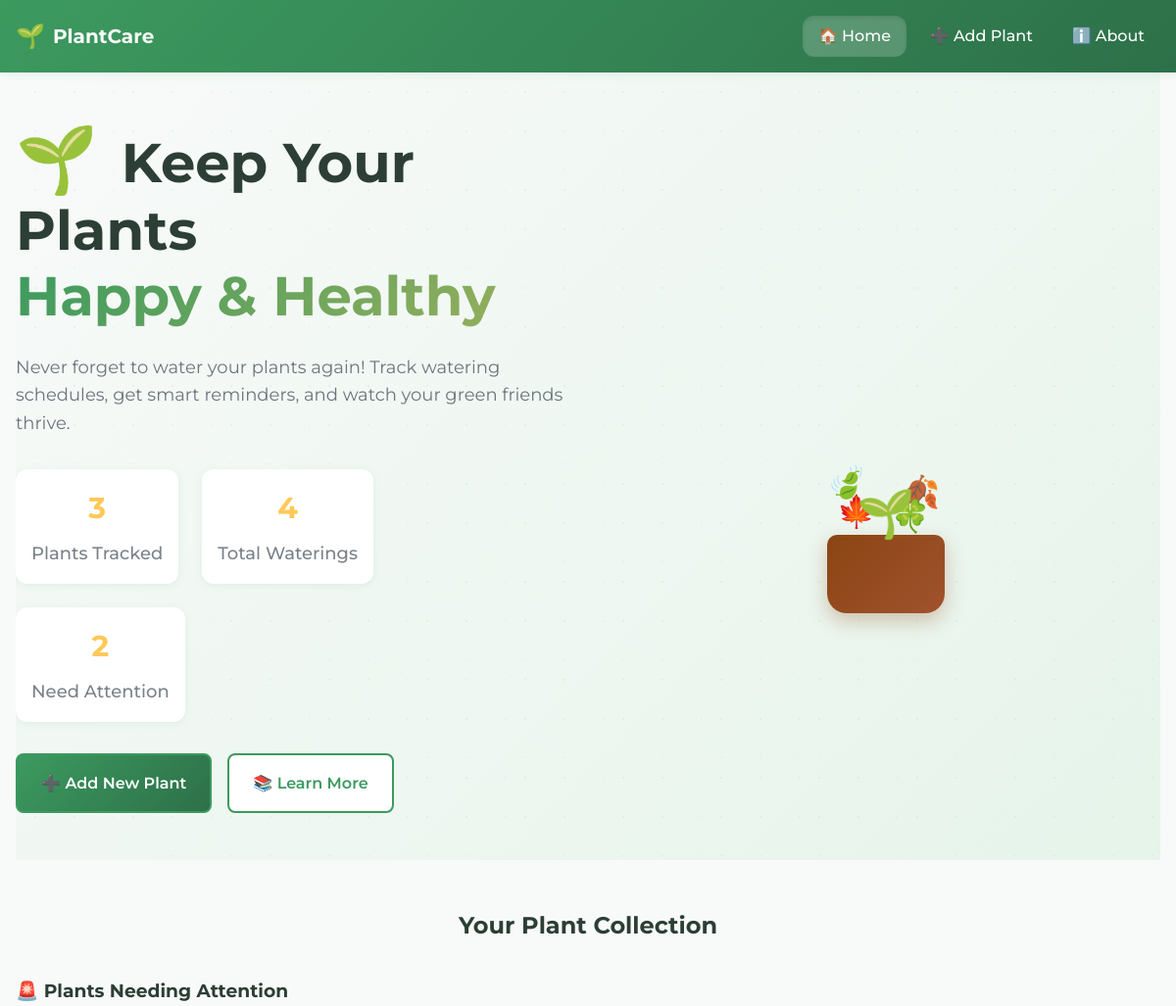
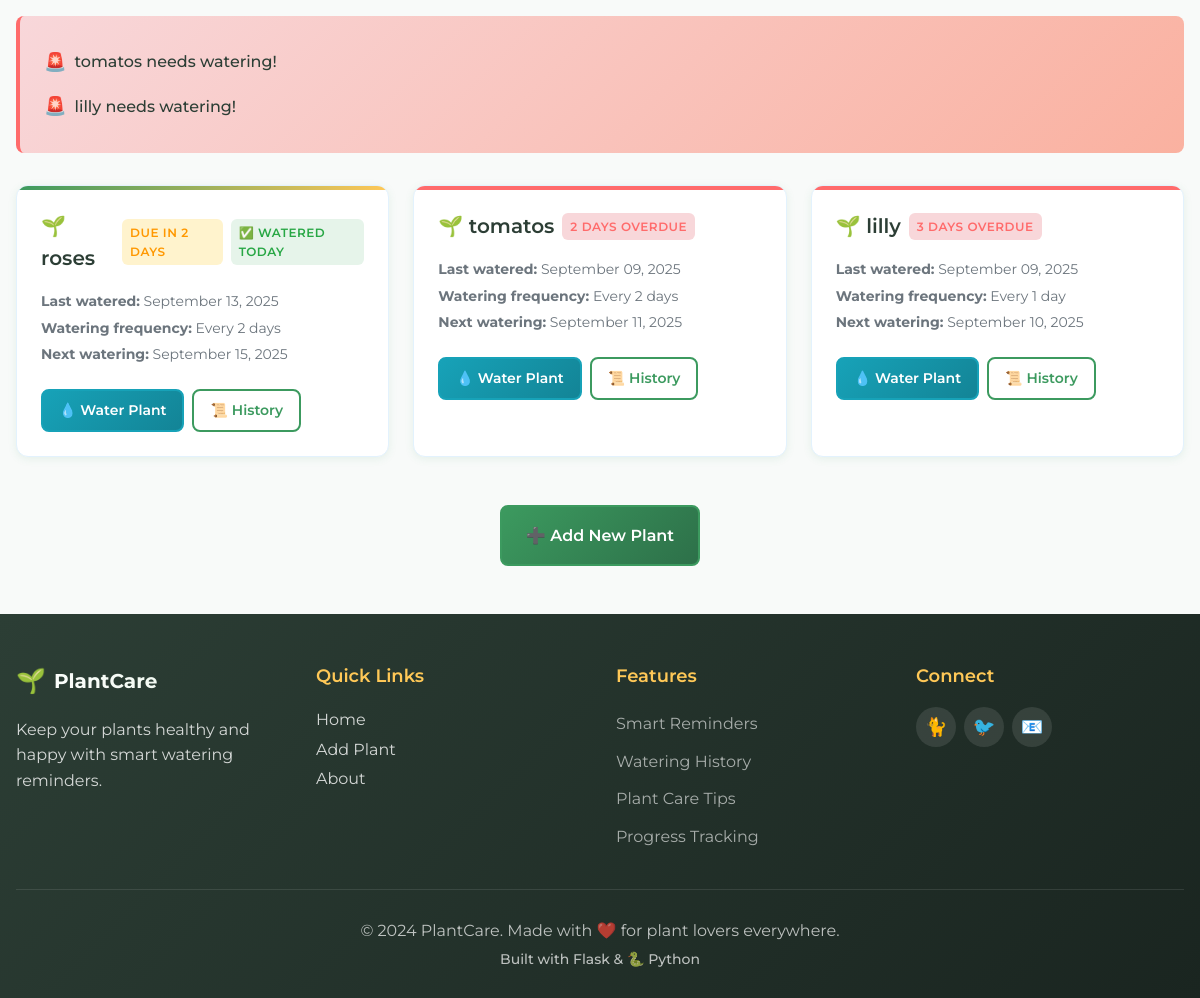
The page / on the database its author committed (2 pictures, top to bottom).
### app.py (models this page shows)
class Plant(db.Model):
    id = db.Column(db.Integer, primary_key=True)
    name = db.Column(db.String(100), nullable=False)
    frequency = db.Column(db.Integer, nullable=False)  # days
    last_watered = db.Column(db.Date, default=datetime.date.today)

### app.py (the view)
@app.route('/')
def index():
    plants = Plant.query.all()
    today = datetime.date.today()
    alerts = []
    plant_data = []
    for plant in plants:
        due_date = plant.last_watered + datetime.timedelta(days=plant.frequency)
        days_until_due = (due_date - today).days
        if days_until_due < 0:
            status = 'overdue'
            status_text = f'{abs(days_until_due)} days overdue'
            alerts.append(plant.name)
        elif days_until_due == 0:
            status = 'due_today'
            status_text = 'Due today'
            alerts.append(plant.name)
        elif days_until_due <= 2:
            status = 'due_soon'
            status_text = f'Due in {days_until_due} day{"s" if days_until_due > 1 else ""}'
        else:
            status = 'healthy'
            status_text = f'Due in {days_until_due} days'
        watered_today = plant.last_watered == today
        plant_info = {
            'plant': plant,
            'due_date': due_date,
            'days_until_due': days_until_due,
            'status': status,
            'status_text': status_text,
            'watered_today': watered_today,
            'last_watered_human': plant.last_watered.strftime('%B %d, %Y')
        }
        plant_data.append(plant_info)
    return render_template("index.html", plant_data=plant_data, alerts=alerts)

### templates/index.html (shortened to what this page needs)
{% extends "base.html" %}
{% block content %}
<section class="hero-section">
    <div class="hero-content">
        <div class="hero-text">
            <h1 class="hero-title">
                <span class="hero-emoji">🌱</span>
                Keep Your Plants
                <span class="hero-highlight">Happy & Healthy</span>
            </h1>
            <p class="hero-subtitle">
                Never forget to water your plants again! Track watering schedules,
                get smart reminders, and watch your green friends thrive.
            </p>
            <div class="hero-stats">
                <div class="stat-item">
                    <div class="stat-number">{{ plant_data|length if plant_data else 0 }}</div>
                    <div class="stat-label">Plants Tracked</div>
                </div>
                <div class="stat-item">
                    <div class="stat-number">{{ plant_data|map(attribute='plant.history')|map('length')|sum if plant_data else 0 }}</div>
                    <div class="stat-label">Total Waterings</div>
                </div>
                <div class="stat-item">
                    <div class="stat-number">{{ alerts|length if alerts else 0 }}</div>
                    <div class="stat-label">Need Attention</div>
                </div>
            </div>
            <div class="hero-actions">
                {% if not plant_data %}
                    <a href="{{ url_for('add') }}" class="btn btn-primary btn-lg hero-cta">
                        🌱 Start Your Plant Journey
                    </a>
                {% else %}
                    <a href="{{ url_for('add') }}" class="btn btn-primary btn-lg hero-cta">
                        ➕ Add New Plant
                    </a>
                {% endif %}
                <a href="{{ url_for('about') }}" class="btn btn-secondary btn-lg">
                    📚 Learn More
                </a>
            </div>
        </div>
        <div class="hero-visual">
            <div class="plant-illustration">
                <div class="plant-pot">
                    <div class="plant-leaves">
                        <span class="leaf leaf-1">🍃</span>
                        <span class="leaf leaf-2">🍂</span>
                        <span class="leaf leaf-3">🍁</span>
                        <span class="leaf leaf-4">🍀</span>
                        <span class="plant-main">🌱</span>
                    </div>
                </div>
            </div>
        </div>
    </div>
</section>
<div class="home-header">
    {% if plant_data %}
        <h2 style="text-align: center; margin-bottom: 2rem; color: var(--text-primary);">Your Plant Collection</h2>
    {% endif %}
</div>
{% if alerts %}
<section class="alerts-section">
    <h3 style="margin-bottom: 1rem; color: var(--text-primary);">🚨 Plants Needing Attention</h3>
    <div class="alert-card {{ 'danger' if alerts|length > 0 else '' }}">
        <ul class="alert-list">
            {% for alert in alerts %}
                <li>{{ alert }} needs watering!</li>
            {% endfor %}
        </ul>
    </div>
</section>
{% endif %}
{% if plant_data %}
<section class="plants-section">
    <div class="card-grid">
        {% for data in plant_data %}
        <div class="card plant-card {{ data.status }}" data-status="{{ data.status }}">
            <div class="plant-name">
                🌱 {{ data.plant.name }}
                {% if data.status == 'overdue' %}
                    <span class="badge badge-danger" aria-live="polite">{{ data.status_text }}</span>
                {% elif data.status == 'due_today' %}
                    <span class="badge badge-warning" aria-live="polite">{{ data.status_text }}</span>
                {% elif data.status == 'due_soon' %}
                    <span class="badge badge-warning">{{ data.status_text }}</span>
                {% else %}
                    <span class="badge badge-success">{{ data.status_text }}</span>
                {% endif %}
                {% if data.watered_today %}
                    <span class="badge badge-success">✅ Watered today</span>
                {% endif %}
            </div>
            <div class="plant-info">
                <p><strong>Last watered:</strong> {{ data.last_watered_human }}</p>
                <p><strong>Watering frequency:</strong> Every {{ data.plant.frequency }} day{{ "s" if data.plant.frequency > 1 else "" }}</p>
                <p><strong>Next watering:</strong> {{ data.due_date.strftime('%B %d, %Y') }}</p>
            </div>
            <div class="plant-actions">
                <a href="{{ url_for('water', id=data.plant.id) }}"
                   class="btn btn-water"
                   aria-label="Water {{ data.plant.name }}">
                    💧 Water Plant
                </a>
                <a href="{{ url_for('history', id=data.plant.id) }}"
                   class="btn btn-secondary"
                   aria-label="View watering history for {{ data.plant.name }}">
                    📜 History
                </a>
            </div>
        </div>
        {% endfor %}
    </div>
</section>
{% endif %}
<div style="text-align: center; margin-top: 3rem;">
    <a href="{{ url_for('add') }}" class="btn btn-primary btn-lg">➕ Add New Plant</a>
</div>
{% endblock %}

### rows shown on the page
Plant: name "tomatos", plant.name "tomatos", plant.frequency "2", frequency "s"
Plant: name "lilly", plant.name "lilly", plant.frequency "1"
Plant: plant.name "roses", plant.frequency "2", frequency "s"

### other values the page prints
{{ plant_data|length if plant_data else 0 }} "3"
{{ alerts|length if alerts else 0 }} "2"
{{ data.status_text }} "DUE IN 2 DAYS"
{{ data.last_watered_human }} "September 13, 2025" "September 09, 2025" "September 09, 2025"
{{ data.due_date.strftime('%B %d, %Y') }} "September 15, 2025" "September 11, 2025" "September 10, 2025"
{{ data.status_text }} "2 DAYS OVERDUE" "3 DAYS OVERDUE"
